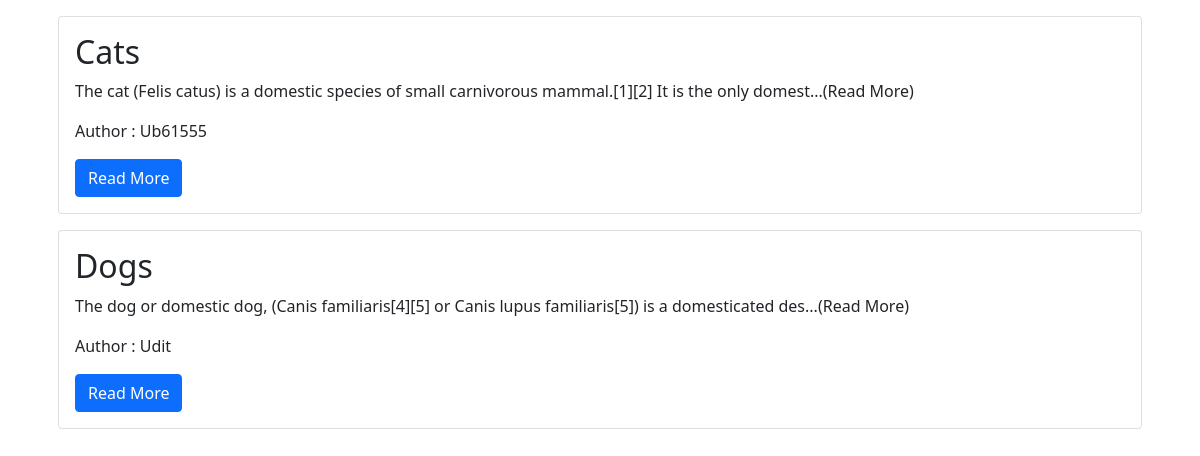
The page / on the database its author committed.
### blog/models.py (models this page shows, shortened)
class Posts(models.Model):
    print("inside Post Model Class")
    title = models.CharField(max_length=250)
    content = models.TextField()
    date_created = models.DateTimeField(auto_now_add=True)
    slug = models.SlugField(max_length=250, unique=True)
    author = models.ForeignKey(to=User, on_delete=models.CASCADE)
    status = models.IntegerField(choices=STATUS, default=0)

### blog/views.py (the view)
# urls.py: path("", views.HomeView.as_view(), name="home_view_pattern"),
class HomeView(ListView):
    queryset = Posts.objects.filter(status=1).order_by('date_created')
    print("QUERY SET ------>", queryset)
    template_name = "index.html"

### templates/index.html (shortened to what this page needs)
<!doctype html>
<html lang="en">
    <head>
        <link href="https://cdn.jsdelivr.net/npm/bootstrap@5.1.3/dist/css/bootstrap.min.css" rel="stylesheet"
>
    </head>
    <body>
        <div class="container">
            {% for post in posts_list %}
            <div class="card m-3">
                <div class="card-body">
                    <h2 class="card-title">
                        {{post.title | title}}
                    </h2>
                    <p class="card-text">
                        {{post.content | slice:"100"}}...(Read More)
                    </p>
                    <p class="card-text">
                        Author : {{post.author | title}}
                    </p>
                    <a class="btn btn-primary" href="{% url 'blog_pattern' post.slug %}">Read More</a>
                </div>
            </div>
            {% endfor %}
        </div>
    </body>
</html>

### rows shown on the page
Posts: title "Cats", content "The cat (Felis catus) is a domestic species of small carnivorous mammal.[1][2] It is the only domest", author "Ub61555"
Posts: title "Dogs", content "The dog or domestic dog, (Canis familiaris[4][5] or Canis lupus familiaris[5]) is a domesticated des", author "Udit"
